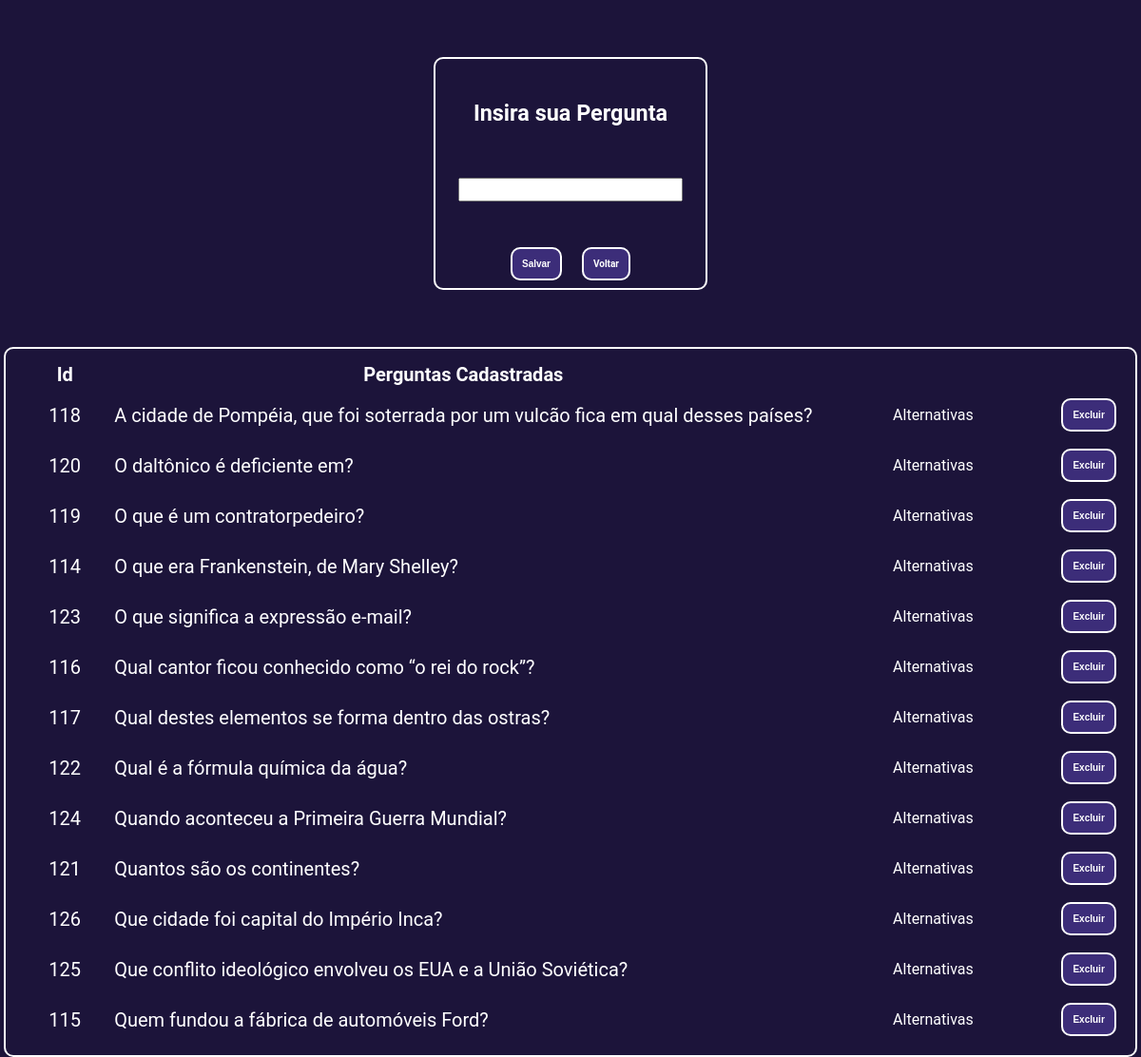
/perguntas.php, run on the app's committed database.
### tables this page shows
CREATE TABLE `perguntas` (
  `id` int(11) NOT NULL,
  `pergunta` text NOT NULL
);

### repository/PerguntaRepository.php (called while the page is built, shortened)
<?php
class PerguntaRepository
{
    private $conexao;
    public function __construct($conexao)
    {
        $this->conexao = $conexao;
    }
    public function listaPerguntas()
    {
        $query = "select id, pergunta from perguntas order by pergunta";
        $perguntas = mysqli_query($this->conexao, $query);
        $rows = [];
        while ($row = $perguntas->fetch_row()) {
            $rows[] = (object) [
                'id' => $row['0'],
                'pergunta' => $row['1'],
            ];
        }
        return $rows;
    }
}

### perguntas.php (the view, shortened to what this page needs)
<!DOCTYPE html>
<html lang="pt-br">
<head>
    <link rel="stylesheet" href="./css/perguntas.css">
</head>
<body>
    <form action="./perguntas.php" method="post">
        <h3>Insira sua Pergunta</h3>
        <input type="text" name="pergunta" />
        <br>
        <br>
        <button type="submit" class="button">Salvar</button>
        <a href="." class="button">Voltar</a>
    </form>
    <table>
        <thead>
            <tr>
                <th>Id</th>
                <th>Perguntas Cadastradas</th>
                <th></th>
            </tr>
        </thead>
        <tbody>
            <?php
            include "./repository/conexao.php";
            include "./repository/PerguntaRepository.php";
            $perguntaRepository = new PerguntaRepository($conexao);
            $perguntas = $perguntaRepository->listaPerguntas();
            foreach ($perguntas as $pergunta) {
                echo "<tr style='border: 1px solid black'>";
                echo "<td width='100px'>" . $pergunta->id . "</td>";
                echo "<td>" . $pergunta->pergunta . "</td>";
                echo "<td width='250px'> <a href='./alternativas.php?pergunta_id=" . $pergunta->id . "'>Alternativas</a> </td>";
                echo "<td> <button type='submit' id='delete' class='deletar button'>Excluir</button> </td>";
                echo "</tr>";
            }
            ?>
        </tbody>
    </table>
</body>
</html>

### css/perguntas.css (style rules this page uses)
* { box-sizing: border-box; margin: 0; padding: 0; }
body { background-color: rgba(21, 13, 52, 0.97); color: #fff; font-family: 'Roboto', sans-serif; font-size: 20px; line-height: 1.5; display: flex; flex-direction: column; align-items: center; justify-content: center; }
h3 { text-align: center; margin: 20px; padding: 20px; }
input { font-size: 18px; margin: 10px; }
.button { text-align: center; padding: 10px; margin: 8px; border-radius: 10px; background-color: rgba(61, 46, 123, 0.97); color: #fff; font-weight: bold; font-size: 10px; border: 2px solid #fff; cursor: pointer; text-decoration: none; transition: all 0.3s ease-in-out; }
table { border: 2px solid; border-radius: 10px; padding: 10px; }
tbody >tr { border-top: 1px solid #fff; }
tbody tr td:first-of-type { text-align: center; }
tbody tr td:nth-child(3) a { color: #fff; text-decoration: none; }
tbody tr td:nth-child(3) { font-size: 1.0rem; color: #fff; cursor: pointer; text-align: center; transition: font-size 0.3s ease-in-out; }
form { text-align: center; border-radius: 10px; margin: 60px; border: 2px solid; }

### data on the page
perguntas: id "118", pergunta "A cidade de Pompéia, que foi soterrada por um vulcão fica em qual desses países?"
perguntas: id "120", pergunta "O daltônico é deficiente em?"
perguntas: id "119", pergunta "O que é um contratorpedeiro?"
perguntas: id "114", pergunta "O que era Frankenstein, de Mary Shelley?"
perguntas: id "123", pergunta "O que significa a expressão e-mail?"
perguntas: id "116", pergunta "Qual cantor ficou conhecido como “o rei do rock”?"
perguntas: id "117", pergunta "Qual destes elementos se forma dentro das ostras?"
perguntas: id "122", pergunta "Qual é a fórmula química da água?"
perguntas: id "124", pergunta "Quando aconteceu a Primeira Guerra Mundial?"
perguntas: id "121", pergunta "Quantos são os continentes?"
perguntas: id "126", pergunta "Que cidade foi capital do Império Inca?"
perguntas: id "125", pergunta "Que conflito ideológico envolveu os EUA e a União Soviética?"
perguntas: id "115", pergunta "Quem fundou a fábrica de automóveis Ford?"
